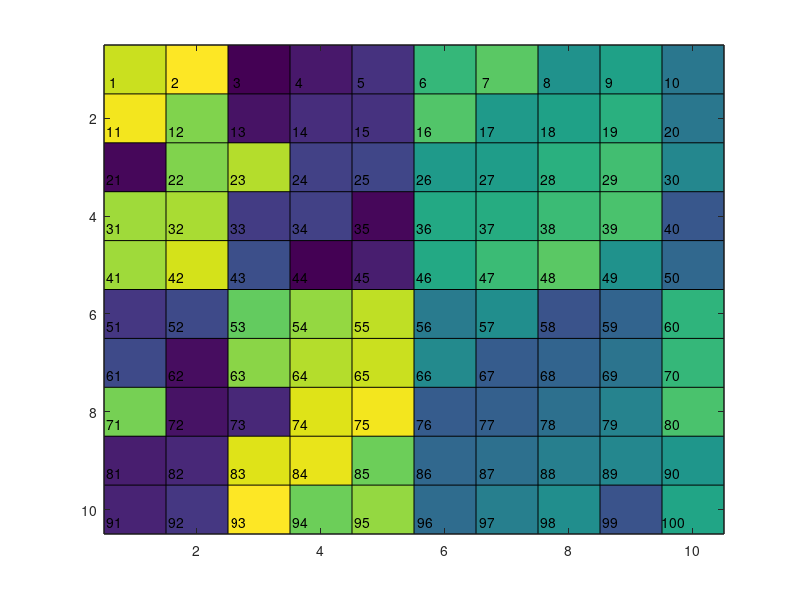

Source code (MATLAB):
I = magic(10)

%generate where each text will go
[X Y]=meshgrid(1:10,1:10);

%create the list of text
string = mat2cell(num2str([1:10*10]'),ones(10*10,1));

%display the background
imagesc(I)
hold on

%insert the labels
text(Y(:)-.5,X(:)+.25,string,'HorizontalAlignment','left')

%calculte the grid lines
grid = .5:1:10.5;
grid1 = [grid;grid];
grid2 = repmat([.5;10.5],1,length(grid))

%plot the grid lines
plot(grid1,grid2,'k')
plot(grid2,grid1,'k')
